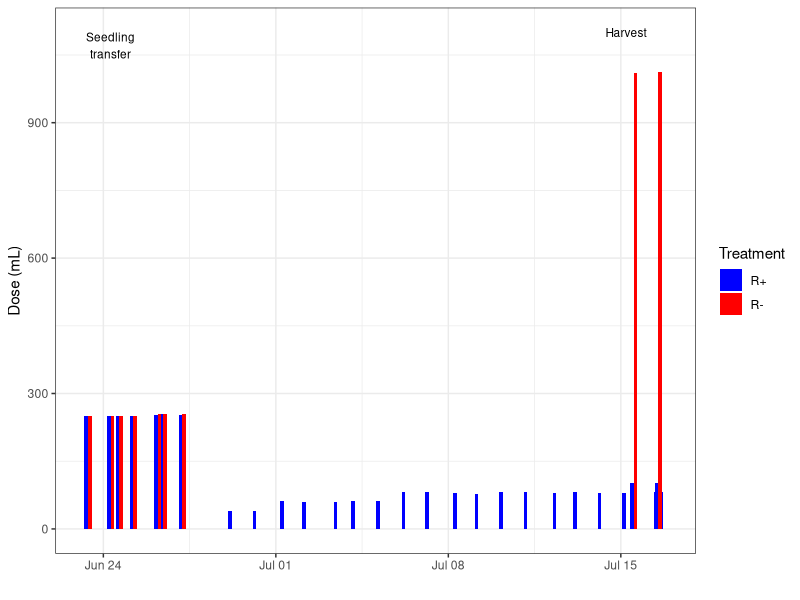
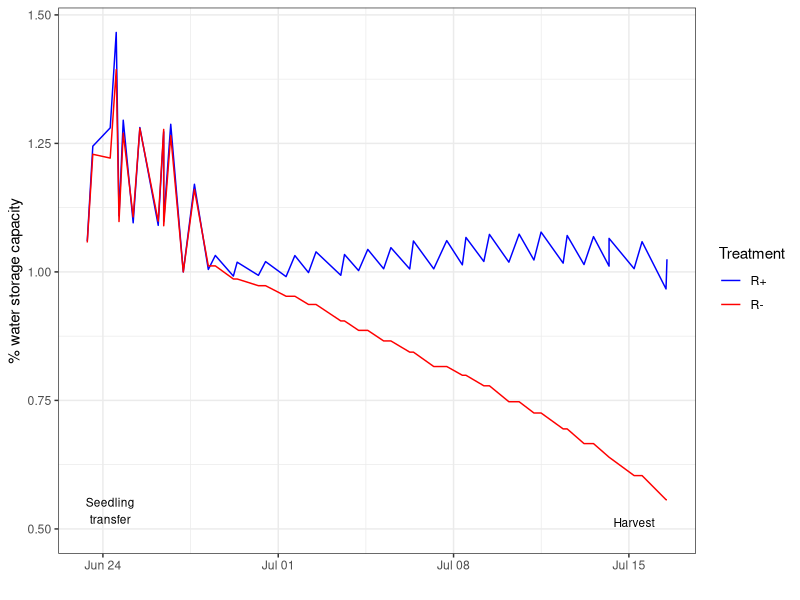

Here is the R script that generated these plots, in order: (Note: this script raises an error after producing the figures.)
### Script to analyze the water status and nutrient solution provisionning of the Rhizotubes
library(ggplot2)
library(ggpubr)
Sys.setlocale("LC_ALL", "English")


### I. Daily provision of nutrient solution
nutri <- read.csv("./data/raw_data/greenhouse_data/Daily_nutrient_solution_inputs.csv", header=T, sep=";", dec=",")
nutriC <- nutri[,c("date","C")]
colnames(nutriC)[2] <- "Dose"
nutriS <- nutri[c("date","S")]
colnames(nutriS)[2] <- "Dose"
nutri <- rbind(nutriC,nutriS)
nutri$Treatment <- c(rep("R+",nrow(nutriC)), rep("R-", nrow(nutriS)))
summary(nutri)
date_format <- "%d/%m/%Y %H:%M"
nutri$date <- as.POSIXct(nutri$date,format = date_format, tz = "GMT")
nutri$Treatment <- factor(nutri$Treatment, levels=c("R+","R-"))

p1 <- ggplot(data=nutri[which(nutri$date>=as.POSIXct("23/06/2019 9:00",format = date_format, tz = "GMT")),], aes(x=date, y=Dose, fill=Treatment))+
  geom_bar(position = position_dodge(), stat="identity", width=25000)+
  scale_fill_manual(values=c("blue","red"))+
  labs(y="Dose (mL)",x="")+
  annotate(geom="text",
           x=as.POSIXct("24/06/2019 7:00",format = date_format, tz = "GMT"),
           y=1100,
           label="Seedling\ntransfer",
           color="black",
           size=3,
           vjust=1)+
  annotate(geom="text",
           x=as.POSIXct("15/07/2019 5:00",format = date_format, tz = "GMT"),
           y=1100,
           label="Harvest",
           color="black",
           size=3)+
  theme_bw()


### II. Dynamic water status of the Rhizotubes (average over all Rhizotubes)
water <- read.table("./data/raw_data/greenhouse_data/Average_water_storage.csv", header=T, sep=";", dec=",")
waterC <- water[,c("date","C")]
colnames(waterC)[2] <- "water_status"
waterS <- water[c("date","S")]
colnames(waterS)[2] <- "water_status"
water <- rbind(waterC,waterS)
water$Treatment <- c(rep("R+",nrow(waterC)), rep("R-", nrow(waterS)))
summary(water)
date_format <- "%d/%m/%y %H:%M"
water$date <- as.POSIXct(water$date,format = date_format, tz = "GMT")
water$Treatment <- factor(water$Treatment, levels=c("R+","R-"))

p2 <- ggplot(aes(x=date, y=water_status, color=Treatment), data=water[which(water$date>=as.POSIXct("23/6/19 9:00",format = date_format, tz = "GMT")),])+
  geom_line()+
  scale_color_manual(values=c("blue","red"))+
  labs(y="% water storage capacity",x="")+
  annotate(geom="text",
           x=as.POSIXct("24/6/19 7:00",format = date_format, tz = "GMT"),
           y=0.5,
           label="Seedling\ntransfer",
           color="black",
           size=3,
           vjust=-0.2)+
  annotate(geom="text",
           x=as.POSIXct("15/7/19 5:00",format = date_format, tz = "GMT"),
           y=0.5,
           label="Harvest",
           color="black",
           size=3,
           vjust=-0.2)+
  theme_bw()


plot_grid(plotlist=list(p1,p2),
          nrow=2,
          ncol=1,
          labels=c("(a)","(b)"),
          label_fontface = "bold",
          label_size = 11,
          align="v",
          label_x = 0.00,
          hjust=0)
          
ggsave("./outputs/plots/FigS1_rhizotube_monitoring.pdf", dpi=300, height=5, width=6)
